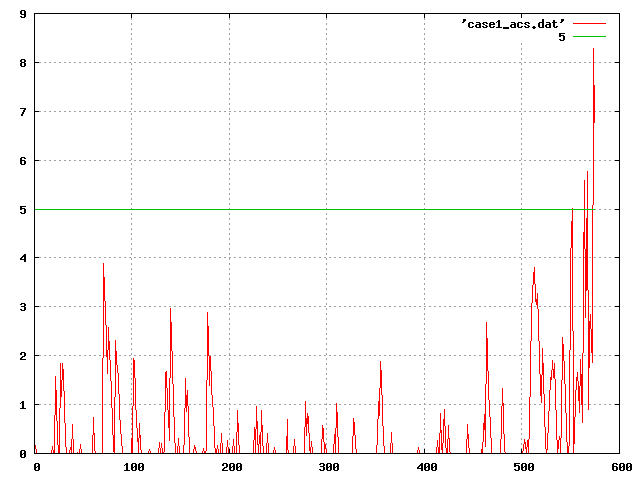

Source code (gnuplot):
set grid
set terminal png
set output "case1_acs.png"
plot 'case1_acs.dat' w l, 5
